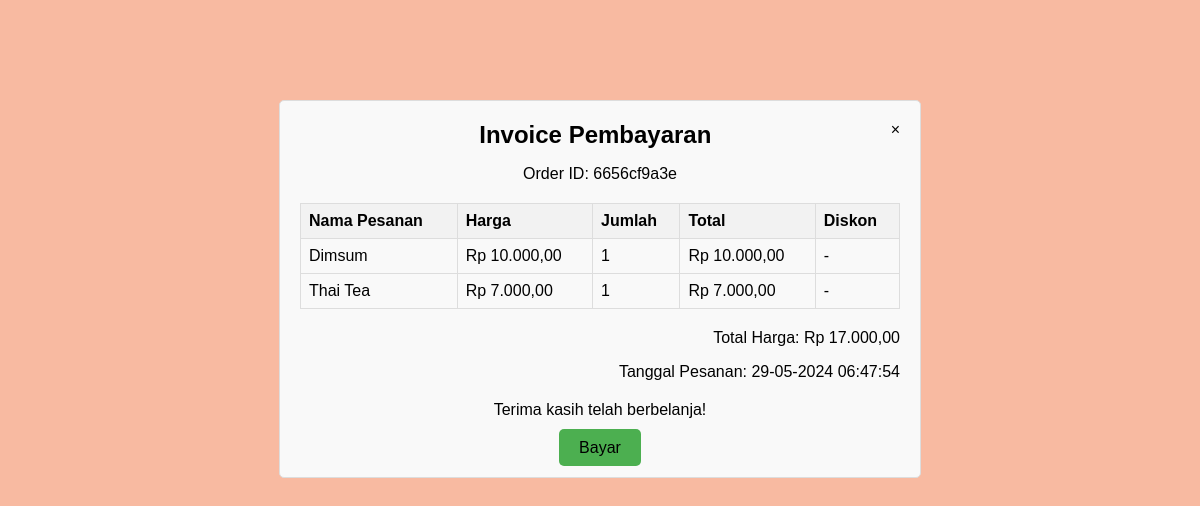
The page /invoice.php (signed in) on the database as committed earlier.
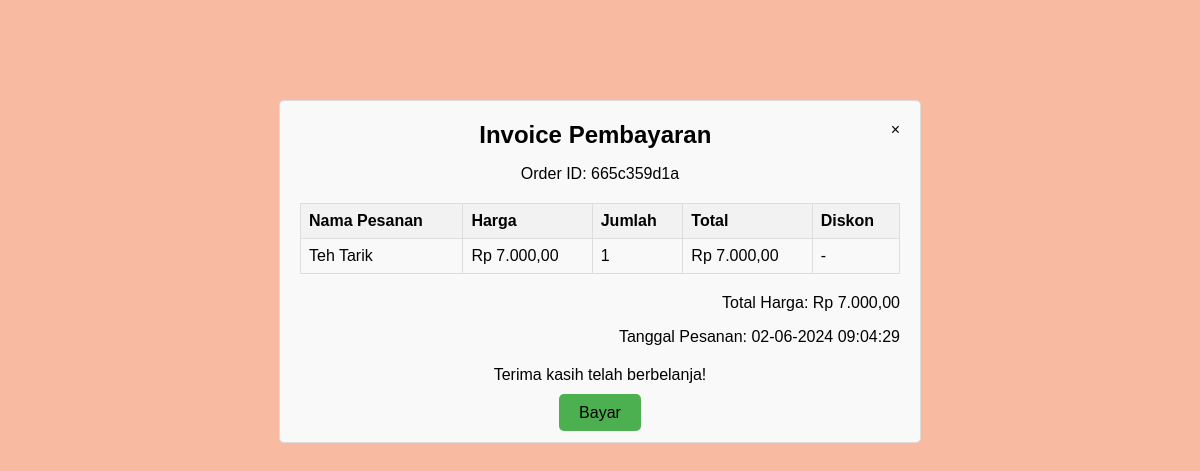
The same page on the database as committed later.
### tables this page shows
CREATE TABLE `orders` (
  `id` int(11) NOT NULL,
  `user_id` int(11) DEFAULT NULL,
  `order_id` varchar(10) NOT NULL,
  `item_name` varchar(100) DEFAULT NULL,
  `item_price` decimal(10,2) DEFAULT NULL,
  `quantity` int(11) DEFAULT NULL,
  `order_date` timestamp NOT NULL DEFAULT current_timestamp(),
  `status` enum('pending','lunas') NOT NULL DEFAULT 'pending'
);

### src/invoice.php (the view, shortened to what this page needs)
<!DOCTYPE html>
<html lang="en">
<head>
</head>
<body>
    <?php
    include 'koneksiDB.php';
    $user_id = $_SESSION['user_id'];
    $sql = "SELECT order_id, item_name, item_price, quantity, order_date
    FROM orders
    WHERE user_id = '$user_id'
    ORDER BY order_id DESC, order_date DESC
    LIMIT 1";
    $result = $conn->query($sql);
    function formatRupiah($number)
    {
        return 'Rp ' . number_format($number, 2, ',', '.');
    }
    if ($result->num_rows > 0) {
        $row = $result->fetch_assoc();
        $latest_order_id = $row['order_id'];
        $order_date = $row['order_date'];
        $sql = "SELECT item_name, item_price, quantity
        FROM orders
        WHERE order_id = '$latest_order_id'";
        $result = $conn->query($sql);
    ?>
        <div class="invoice">
            <div class="invoice-header">
            <a href="riwayatPesanan.php?status=pending&order_id=<?= $latest_order_id ?>" style="text-decoration: none; color: #000; float: right;">×</a>
                <h2>Invoice Pembayaran</h2>
                <p>Order ID: <?= $latest_order_id ?></p>
            </div>
            <div class="order-details">
                <table>
                    <tr>
                        <th>Nama Pesanan</th>
                        <th>Harga</th>
                        <th>Jumlah</th>
                        <th>Total</th>
                        <th>Diskon</th>
                    </tr>
                    <?php
                    while ($row = $result->fetch_assoc()) {
                    ?>
                        <tr>
                            <td><?= $row['item_name']; ?></td>
                            <td><?= formatRupiah($row['item_price']); ?></td>
                            <td><?= $row['quantity']; ?></td>
                            <td><?= formatRupiah($row['item_price'] * $row['quantity']); ?></td>
                            <td>
                                <?php
                                $promo = '';
                                if ($promo !== '') {
                                    echo $promo;
                                } else {
                                    echo '-';
                                }
                                ?>
                            </td>
                        </tr>
                    <?php
                    }
                    ?>
                </table>
            </div>
            <div class="order-summary">
                <p>Total Harga: <?php
                                $total_harga = 0;
                                $result->data_seek(0);
                                while ($row = $result->fetch_assoc()) {
                                    $total_harga += $row['item_price'] * $row['quantity'];
                                }
                                echo formatRupiah($total_harga);
                                ?></p>
                <p>Tanggal Pesanan: <?= date("d-m-Y H:i:s", strtotime($order_date)) ?></p>
            </div>
            <div class="thank-you">
                <p>Terima kasih telah berbelanja!</p>
            </div>
            <div class="bayar-button" style="text-align: center; margin-top: 20px;">
                <a href="bayarPesanan.php?order_id=<?= $latest_order_id ?>" style="text-decoration: none; color: #000; background-color: #4CAF50; padding: 10px 20px; border: none; border-radius: 5px; cursor: pointer;">Bayar</a>
            </div>
        </div>
    <?php
    } else {
        echo "<p>Tidak ada pesanan.</p>";
    }
    ?>
</body>
</html>

Rows that differ between the two databases and show on the page:
removed orders: order "6656cf9a3e", item_name "Dimsum", item_price "Rp 10.000,00", quantity "1", formatRupiah($row['item_price'] * $row['quantity']) "Rp 10.000,00", order_date "29-05-2024 06:47:54"
removed orders: item_name "Thai Tea", item_price "Rp 7.000,00", quantity "1", formatRupiah($row['item_price'] * $row['quantity']) "Rp 7.000,00"
added orders: order "665c359d1a", item_name "Teh Tarik", item_price "Rp 7.000,00", quantity "1", formatRupiah($row['item_price'] * $row['quantity']) "Rp 7.000,00", order_date "02-06-2024 09:04:29"
Other text that changed with them:
formatRupiah($total_harga): "Rp 17.000,00" → "Rp 7.000,00"
